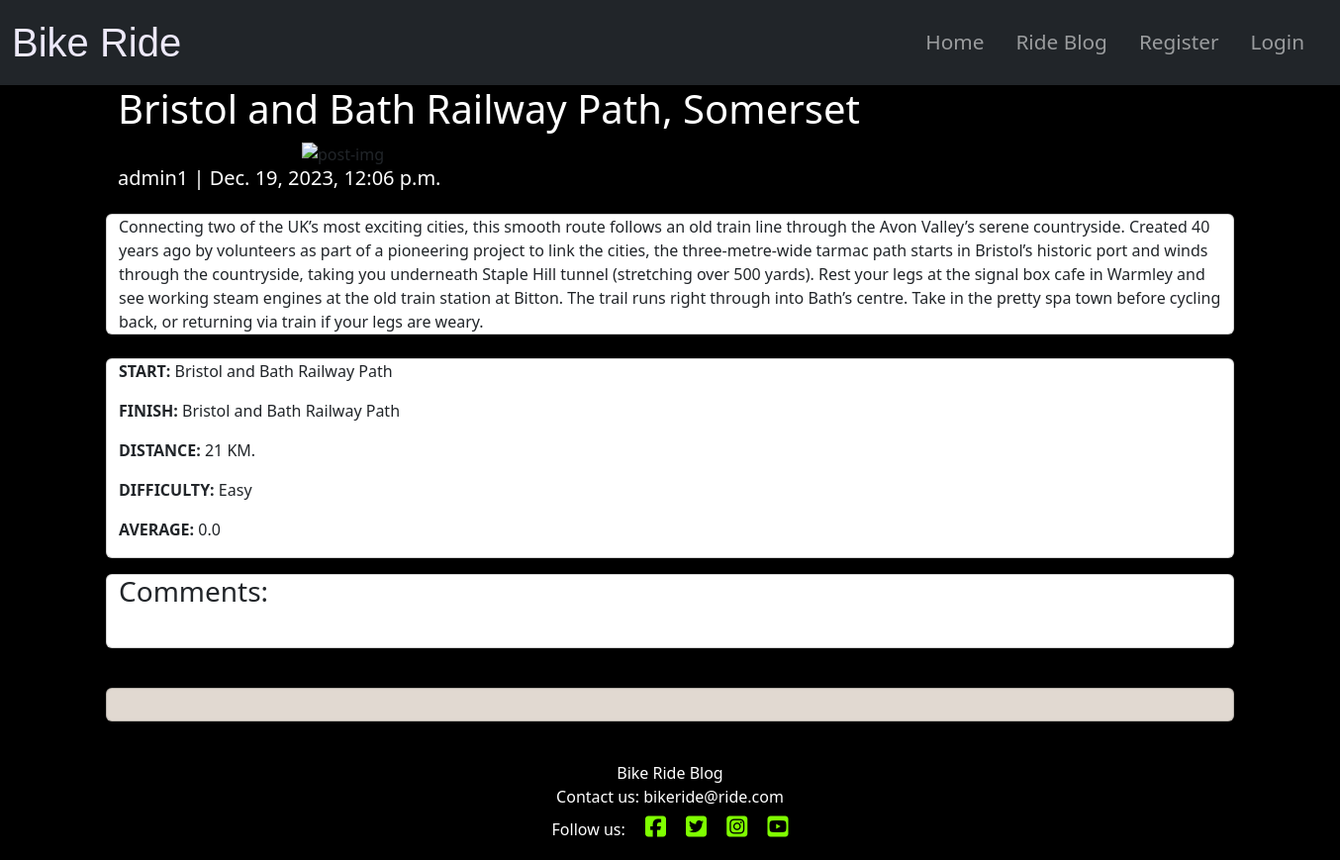
Page /entry/bristol-and-bath-railway-path-somerset on the committed database.
### ride/models.py (models this page shows, shortened)
class Entry(models.Model):
    title = models.CharField(max_length=200, unique=True)
    slug = models.SlugField(max_length=200, unique=True)
    author = models.ForeignKey(User, on_delete=models.CASCADE)
    updated_on = models.DateTimeField(auto_now=True)
    created_on = models.DateTimeField(auto_now_add=True)
    distance = models.IntegerField(help_text="Add the distance", default=0)
    start = models.TextField(blank=False)
    finish = models.TextField(blank=False)
    content = models.TextField()
    featured_image = CloudinaryField("image", default="placeholder")
    status = models.IntegerField(choices=STATUS, default=0)
    difficulty = models.CharField(
        max_length=10, null=True, blank=True, choices=diff
    )
    class Meta:
        ordering = ["-created_on"]
    def average_rating(self) -> float:
        return (
            Rating.objects.filter(entry=self).aggregate(Avg("rating"))[
                "rating__avg"
            ]
            or 0
        )

### ride/views.py (the view, shortened to what this page needs)
# urls.py: path('<slug:slug>', views.EntryDetail.as_view(), name='entry_detail'),
class EntryDetail(View):
    def get(self, request, slug, *args, **kwargs):
        queryset = Entry.objects.filter(status=1)
        entry = get_object_or_404(queryset, slug=slug)
        comments = entry.comments.filter(approved=True).order_by("created_on")
        rating = entry.average_rating
        return render(
            request,
            "post_detail.html",
            {
                "entry": entry,
                "comments": comments,
                "commented": False,
                "comment_form": CommentForm(),
                "rating": rating,
            },
        )

### templates/post_detail.html (shortened to what this page needs)
{% extends "base.html" %}
{% block content %}
{% load crispy_forms_tags %}
<div class="masthead">
    <div class="container">
        <div class="row g-0">
            <div class="col-md-12 post-text">
                <h1 class="post-title white">{{ entry.title }}</h1>
            </div>
        </div>
        <div class="d-md-block col-md-12 offset-md-2 post-image">
            {% if "placeholder" in post.featured_image.url %}
            <img class="post-img" src="https://res.cloudinary.com/dmecv9zwa/image/upload/v1680130673/x6ayc6fvpikajmenqnyv.jpg" alt="post-img">
            {% else %}
            <img class="post-img" src=" {{ entry.featured_image.url }}" alt="post-img">
            {% endif %}
        </div>
        <div class="post-text">
            <h5 class="post-subtitle white">{{ entry.author }} | {{ entry.created_on }}</h5>
        </div>
    </div>
</div>
<div class="container">
    <div class="row">
        <div class="col card mb-4  mt-3 left  top post-body">
            <div>
                <p class="card-text">
                    {{ entry.content | safe }}
                </p>
            </div>
        </div>
    </div>
    <div class="row">
        <div class="col card">
            <p>
                <b>START:</b>
                {{ entry.start }}
            </p>
            <p>
                <b>FINISH:</b>
                {{ entry.finish }}
            </p>
            <p>
                <b>DISTANCE:</b>
                {{ entry.distance }}
                KM.
            </p>
            <p>
                <b>DIFFICULTY:</b>
                {{ entry.difficulty }}
            </p>
            <p>
                <b>AVERAGE:</b>
                {{ entry.average_rating|floatformat:1 }}
            </p>
        </div>
    </div>
    <div class="row">
        <div class="col-md-12 card mb-4  mt-3 post-body">
            <h3>Comments:</h3>
            <div class="card-body">
            </div>
        </div>
    </div>
    <div class="row">
        <div class="col-md-12 card mb-4  mt-3 post-body leave-coment">
            <div class="card-body">
            </div>
        </div>
    </div>
</div>
{% endblock content %}

### static/css/style.css (style rules this page uses)
body { background-color: #000000; }
.white { color: #FFFFFF; }
.leave-coment { background-color: #E1D9D1; }

### rows in the picture
Entry: title "Bristol and Bath Railway Path, Somerset", author "admin1", created_on "Dec. 19, 2023, 12:06 p.m.", content "Connecting two of the UK’s most exciting cities, this smooth route follows an old train line through the Avon Valley’s serene countryside. Created 40 years ago by volunteers as part of a pioneering project to link the cities, the three-metre-wide tarmac path starts in Bristol’s historic port and winds through the countryside, taking you underneath Staple Hill tunnel (stretching over 500 yards). Rest your legs at the signal box cafe in Warmley and see working steam engines at the old train station at Bitton. The trail runs right through into Bath’s centre. Take in the pretty spa town before cycling back, or returning via train if your legs are weary.", start "Bristol and Bath Railway Path", finish "Bristol and Bath Railway Path", distance "21", difficulty "Easy", average_rating "0.0"
